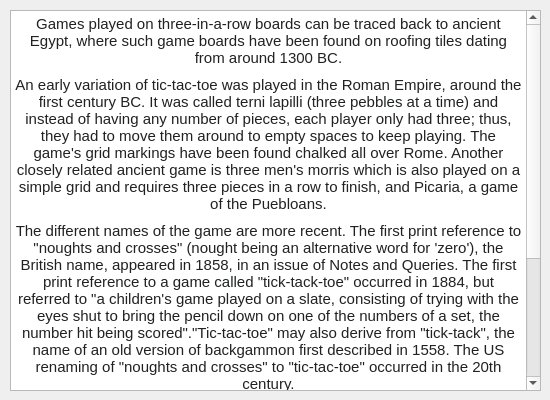
<?xml version="1.0" encoding="UTF-8"?>
<ui version="4.0">
 <class>HistoryOfQt</class>
 <widget class="QDialog" name="HistoryOfQt">
  <property name="geometry">
   <rect>
    <x>0</x>
    <y>0</y>
    <width>550</width>
    <height>400</height>
   </rect>
  </property>
  <property name="sizePolicy">
   <sizepolicy hsizetype="Fixed" vsizetype="Fixed">
    <horstretch>0</horstretch>
    <verstretch>0</verstretch>
   </sizepolicy>
  </property>
  <property name="minimumSize">
   <size>
    <width>550</width>
    <height>400</height>
   </size>
  </property>
  <property name="maximumSize">
   <size>
    <width>550</width>
    <height>400</height>
   </size>
  </property>
  <property name="windowTitle">
   <string>A Brief History Of OX</string>
  </property>
  <property name="windowIcon">
   <iconset resource="resource.qrc">
    <normaloff>:/Images/Images/thumbnail.png</normaloff>:/Images/Images/thumbnail.png</iconset>
  </property>
  <widget class="QTextBrowser" name="textBrowser">
   <property name="geometry">
    <rect>
     <x>10</x>
     <y>10</y>
     <width>531</width>
     <height>381</height>
    </rect>
   </property>
   <property name="frameShadow">
    <enum>QFrame::Sunken</enum>
   </property>
   <property name="html">
    <string>&lt;!DOCTYPE HTML PUBLIC &quot;-//W3C//DTD HTML 4.0//EN&quot; &quot;http://www.w3.org/TR/REC-html40/strict.dtd&quot;&gt;
&lt;html&gt;&lt;head&gt;&lt;meta name=&quot;qrichtext&quot; content=&quot;1&quot; /&gt;&lt;style type=&quot;text/css&quot;&gt;
p, li { white-space: pre-wrap; }
&lt;/style&gt;&lt;/head&gt;&lt;body style=&quot; font-family:'MS Shell Dlg 2'; font-size:8.25pt; font-weight:400; font-style:normal;&quot;&gt;
&lt;p align=&quot;center&quot; style=&quot; margin-top:9px; margin-bottom:9px; margin-left:0px; margin-right:0px; -qt-block-indent:0; text-indent:0px; background-color:#ffffff;&quot;&gt;&lt;span style=&quot; font-family:'sans-serif'; font-size:11pt; color:#202122;&quot;&gt;Games played on three-in-a-row boards can be traced back to ancient Egypt, where such game boards have been found on roofing tiles dating from around 1300 BC.&lt;/span&gt;&lt;/p&gt;
&lt;p align=&quot;center&quot; style=&quot; margin-top:9px; margin-bottom:9px; margin-left:0px; margin-right:0px; -qt-block-indent:0; text-indent:0px; background-color:#ffffff;&quot;&gt;&lt;span style=&quot; font-family:'sans-serif'; font-size:11pt; color:#202122;&quot;&gt;An early variation of tic-tac-toe was played in the Roman Empire, around the first century BC. It was called terni lapilli (three pebbles at a time) and instead of having any number of pieces, each player only had three; thus, they had to move them around to empty spaces to keep playing. The game's grid markings have been found chalked all over Rome. Another closely related ancient game is three men's morris which is also played on a simple grid and requires three pieces in a row to finish, and Picaria, a game of the Puebloans.&lt;/span&gt;&lt;/p&gt;
&lt;p align=&quot;center&quot; style=&quot; margin-top:9px; margin-bottom:9px; margin-left:0px; margin-right:0px; -qt-block-indent:0; text-indent:0px; background-color:#ffffff;&quot;&gt;&lt;span style=&quot; font-family:'sans-serif'; font-size:11pt; color:#202122;&quot;&gt;The different names of the game are more recent. The first print reference to &amp;quot;noughts and crosses&amp;quot; (nought being an alternative word for 'zero'), the British name, appeared in 1858, in an issue of Notes and Queries. The first print reference to a game called &amp;quot;tick-tack-toe&amp;quot; occurred in 1884, but referred to &amp;quot;a children's game played on a slate, consisting of trying with the eyes shut to bring the pencil down on one of the numbers of a set, the number hit being scored&amp;quot;.&amp;quot;Tic-tac-toe&amp;quot; may also derive from &amp;quot;tick-tack&amp;quot;, the name of an old version of backgammon first described in 1558. The US renaming of &amp;quot;noughts and crosses&amp;quot; to &amp;quot;tic-tac-toe&amp;quot; occurred in the 20th century.&lt;/span&gt;&lt;/p&gt;
&lt;p align=&quot;center&quot; style=&quot; margin-top:9px; margin-bottom:9px; margin-left:0px; margin-right:0px; -qt-block-indent:0; text-indent:0px; background-color:#ffffff;&quot;&gt;&lt;span style=&quot; font-family:'sans-serif'; font-size:11pt; color:#202122;&quot;&gt;In 1952, OXO (or Noughts and Crosses), developed by British computer scientist Sandy Douglas for the EDSAC computer at the University of Cambridge, became one of the first known video games. The computer player could play perfect games of tic-tac-toe against a human opponent.&lt;/span&gt;&lt;/p&gt;
&lt;p align=&quot;center&quot; style=&quot; margin-top:9px; margin-bottom:9px; margin-left:0px; margin-right:0px; -qt-block-indent:0; text-indent:0px; background-color:#ffffff;&quot;&gt;&lt;span style=&quot; font-family:'sans-serif'; font-size:11pt; color:#202122;&quot;&gt;In 1975, tic-tac-toe was also used by MIT students to demonstrate the computational power of Tinkertoy elements. The Tinkertoy computer, made out of (almost) only Tinkertoys, is able to play tic-tac-toe perfectly. It is currently on display at the Museum of Science, Boston.&lt;/span&gt;&lt;/p&gt;
&lt;p align=&quot;center&quot; style=&quot; margin-top:9px; margin-bottom:9px; margin-left:0px; margin-right:0px; -qt-block-indent:0; text-indent:0px; background-color:#ffffff;&quot;&gt;&lt;span style=&quot; font-family:'sans-serif'; font-size:11pt; color:#202122;&quot;&gt;Source: Wikipedia&lt;/span&gt;&lt;/p&gt;&lt;/body&gt;&lt;/html&gt;</string>
   </property>
  </widget>
 </widget>
 <resources>
  <include location="resource.qrc"/>
 </resources>
 <connections/>
</ui>
